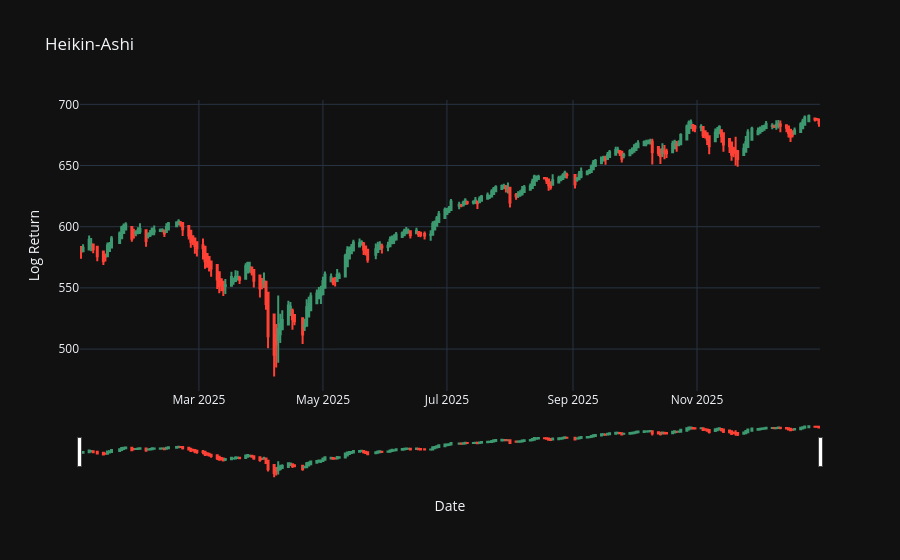

The notebook cell saved with this chart:
### Markdown cell above
## 2) Heikin-Ashi Signal

### Code cell
ha_signal = HeikinAshi()
df_ha = ha_signal.compute(df.copy())
ha_signal.plot(ha_signal.raw_df)

df_ha[ha_signal.output_columns].tail()

### Figure 1 — Plotly figure (JSON) as saved in the notebook; plotly's stock layout.template omitted (floating-point values rounded to 4 significant figures; data arrays with more than 128 entries replaced by an {"elided": "..."} marker saying what was removed)
{"data": [{"close": {"elided": "250 float values"}, "high": {"elided": "250 float values"}, "low": {"elided": "250 float values"}, "name": "Heikin-Ashi", "open": {"elided": "250 float values"}, "showlegend": false, "x": {"elided": "250 str values"}, "type": "candlestick"}], "layout": {"title": {"text": "Heikin-Ashi"}, "xaxis": {"title": {"text": "Date"}}, "yaxis": {"title": {"text": "Log Return"}}}}
